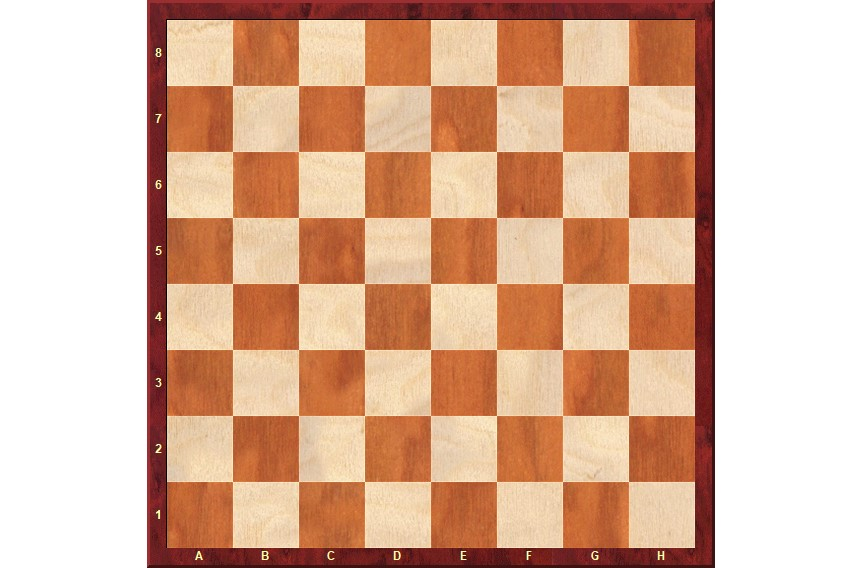
#> input picture pictures/chess.jpg, 862 x 568 px, given in place of the camera
$ python sunfish.py
#> lines starting #> are read from the running program, lines starting #| are printed output that depends on the picture; after the words box and inside, x2 and y2 are one past the last pixel; in counts of white or black regions, pixels touching at a corner belong together
### game.py
import cv2 as cv
import numpy as np
from board import board
from board_state import boardState
import computer_vision


# 1. Take initial frame upon startup (probably a button for startup)
# 2. Get the coordinates for all the squares from the first image
#    This should be called once here, not in the constructor of board_state.
# 3. Get and store the initial state
# 4. Wait for input (user hits clock or some button)
# 5. Get and store the current state
# 6. Pass the previous and current state to generate_move
# 7. Feed the generated move into the engine
# 8. Use retreive_move to get the move from the engine
# 9. Feed the engine move into a move_arm program that should take in the move
# 10. Make the current state the previous state
# 11. Arm hits clock (this might not be physical)
# 12. Repeat steps 4-11 until robot inevitably wins
# 13. ???
# 14. Profit


# To interpret the player move we need to consider the following cases:
# 1. Single move/ capture
# 2. Promotion: I think this is the same notation as a single move, the engine knows how to handle it
# 3. Castling: did two white pieces move simultaneously? What direction did they move?
# First just handle single moves, captures and promotions
# It's not even explicitly necessary to track the black pieces.
# If we assume the piece is in the center, and we know the locations of the squares,
#  we can just go to the center of the square to move the black pieces


# This module contains the methods that are called by the engine to fetch the move made by the player
#  and to send the engine move to the arm


# Method generates a string representing the player's move (ex. 'e2e4') to feed into the engine
# Takes in and compares two consequtive board states
# [25 lines left out: function generateMove, not called in this run]

def send_move():
    # A string to hold the player's move
    playerMove = ''

    # A list to store two frames taken before and after each player move
    captures = []

    # Begins capturing video from the camera
    cameraIn = cv.VideoCapture(0, cv.CAP_DSHOW)

    # Takes one frame from the video input to initialize the board object
    ret, boardImg = cameraIn.read()

    # Initializes a board object for the game
    myBoard = board(boardImage = boardImg)

    # Loop runs until two captures are taken from the video feed
    while(True):

        ret, frame = cameraIn.read()

        # Display the video feed
        cv.imshow('frame', frame)

        # Displays the captures taken
        for i, capture in enumerate(captures):
            cv.imshow(f'capture {i}', capture)

        # If the user inputs 'c', take a capture from the video feed
        if cv.waitKey(10) & 0xFF == ord('c'):
            print("captured")
            ret, capture = cameraIn.read()
            captures.append(capture)

        # If the user inputs 'q', exit the program
        if cv.waitKey(20) & 0xFF == ord('q'):
            # After the loop release the cap object
            cameraIn.release()
            # Destroy all the windows
            cv.destroyAllWindows()

        # Once two captures are taken, calculate the move
        if len(captures) > 1:
            # Initializes board states from the two captures
            prevState = boardState(myBoard, captures[0])
            currentState = boardState(myBoard, captures[1])

            # Generates the move using the two boardStates and assigns it to move
            playerMove = generateMove(prevState, currentState)
            print(f'Move: {playerMove}')
            break

    # Returns a string reperesting the players move (ex. 'e2e4)
    return playerMove

# Eventually, the purpose of this method will be to call whatever program is responsible for moving the arm
def recieve_move(botMove):
    print(f'engine move: {botMove}')

### computer_vision.py
import cv2 as cv
import numpy as np

#incredibly lazy global variable for testing
keyPointsList = []

# A helper file made specifically to handle computer vision relation functions
def getBlobPoints(boardImg, color):
        boardHSV = cv.cvtColor(boardImg, cv.COLOR_BGR2HSV)

        # HSV color bounds for green blobs
        green_lower = np.array([40, 40,40])
        green_upper = np.array([70,255,255])

        # HSV color bounds for cyan blobs
        cyan_lower = np.array([80,40,40])
        cyan_upper = np.array([100,255,255])

        # HSV color bounds for indigo blobs
        indigo_lower = np.array([100,40,40])
        indigo_upper = np.array([135,255,255])

        # HSV color bounds for pink blobs
        pink_lower = np.array([140,40,40])
        pink_upper = np.array([169,255,255])

        # HSV color bounds for yellow blobs
        yellow_lower = np.array([25,40,40])
        yellow_upper = np.array([35,255,255])

        # HSV color bounds for orange blobs
        orange_lower = np.array([11,200,150])
        orange_upper = np.array([24,255,255])

        # HSV color bounds for red blobs
        red_lower = np.array([170,200,40])
        red_upper = np.array([180,255,255])

        # HSV color bounds for white blobs
        white_lower = np.array([0,0,160])
        white_upper = np.array([255,25,255])

        # A 2D list to hold the pairs of color bounds for each of the 7 colors
        colorBounds = [
            [red_lower,red_upper],
            [orange_lower,orange_upper],
            [yellow_lower,yellow_upper],
            [green_lower,green_upper],
            [cyan_lower, cyan_upper],
            [indigo_lower, indigo_upper],
            [pink_lower,pink_upper],
            [white_lower,white_upper]
            ]

        #A list to hold masks for each of the 7 colors in ROYGBIV format
        colorMasks = []
        # Creates a mask for each color and appends the mask to colorMasks
        for bounds in colorBounds:
            colorMasks.append(cv.inRange(boardHSV, bounds[0], bounds[1]))

        # A list to hold the image with each color mask applied
        maskedImages = []

        # Creates a masked image of the board that only contains the blobs of each color
        #   and appends the image to maskedImages
        for colorMask in colorMasks:
            maskedImages.append(cv.bitwise_and(boardImg, boardImg, mask = colorMask))

        # A list to hold the thresholded image of the blobs of each color
        blobImages = []

        # Converts the masked images to greyscale, performs a binary threshold,
        #  and appends the thresholded 'blob' image to blobImages
        for maskedImage in maskedImages:
            # converts masked image to greyscale
            grey = cv.cvtColor(maskedImage, cv.COLOR_BGR2GRAY)
            # does an inversed binary threshold of the greyscale masked image
            # threshold is inverted because blob detector works best on black blobs on white
            threshold, blobImage = cv.threshold(grey, 55, 255, cv.THRESH_BINARY_INV)
            #blobImage = cv.adaptiveThreshold(grey, 255, cv.ADAPTIVE_THRESH_MEAN_C,
            #     cv.THRESH_BINARY, 11, 3)
            blobImages.append(blobImage)


        ##############################################################
        # Setup SimpleBlobDetector parameters.
        params = cv.SimpleBlobDetector_Params()

        # Change thresholds
        params.minThreshold = 50
        params.maxThreshold = 200

        # Filter by Area.
        params.filterByArea = True
        params.minArea = 100

        # Filter by Circularity
        params.filterByCircularity = False
        params.minCircularity = 0.1

        # Filter by Convexity
        params.filterByConvexity = False
        params.minConvexity = 0.87

        # Filter by Inertia
        params.filterByInertia = False
        params.minInertiaRatio = 0.01

        # Create a detector with the parameters
        detector = cv.SimpleBlobDetector_create(params)
        ##############################################################

        # A list to hold the key points for each color given by detector.detect()
        # keyPointsList = []
        for blobImage in blobImages:
            keyPointsList.append(detector.detect(blobImage))

        # Draw detected blobs as red circles.
        # cv2.DRAW_MATCHES_FLAGS_DRAW_RICH_KEYPOINTS ensures
        # the size of the circle corresponds to the size of blob

        # A list to store images of the board with the blobs of each color highlighted
        #  with a red circle depending on the blob size, one image per color
        boardsWithKeypoints = []

        for keyPoints in keyPointsList:
            boardsWithKeypoints.append(cv.drawKeypoints(boardImg, keyPoints, np.array([]), (0,0,0), cv.DRAW_MATCHES_FLAGS_DRAW_RICH_KEYPOINTS))
            points = []

        for keyPoint in keyPointsList[color]:
            x = keyPoint.pt[0]
            y = keyPoint.pt[1]
            point = [x,y]
            points.append(point)

        return points

# [8 lines left out: function drawBlobPoints, not called in this run]

### board.py
import cv2 as cv
import numpy as np

# The module containing the computer vision methods to find the locations of blobs of color in the board image
import computer_vision

class board:
    def __init__(self, boardImage):
        # The image of the chessboard used to locate the corners of the board
        self.boardImg = boardImage

        # This is where we should put code for perspective correction
        #

        # The bounds of the lines on the board
        self.squarePositions = self.getSquarePositions()

    # Returns a list containing two lists
    # The first list contains the x values of the vertical lines on the chessboard
    # The second list containst the y values of the horizontal lines on the chessboard
    # These will be used by getSquare() to determine on which square a given point lies
    def getSquarePositions(self):
        #corners = self.getBlobPoints(6)
        # We are identifying corners with blobs of the color magenta (6 in the colorBounds array in computer_vision.py)
        cornerColor = 6

        # Fetch the points at which magenta blobs occur
        corners = computer_vision.getBlobPoints(self.boardImg, cornerColor)


        # For two arbitrary points in corners, if abs(x1-x2) > threshold for difference
        #   then larger of the two is the right bound, smaller is the left bound
        # Repeat for y vals

        # The threshold for calculating if two x values or two y values are significantly different
        # Used to determine if two corners lie on a horizontal line or a vertical line
        threshold = 50

        # Raises an exception if the program did not detect 4 corners
        if len(corners) != 4:
            raise Exception(f'getSquarePositions expected 4 corners but detected {len(corners)}')

        # Iterates through the list of corners to find the bounds of the chess board
        for i in range(len(corners) - 1):
            # Finds the x values of two consecutive corners
            x1 = corners[i][0]
            x2 = corners[i + 1][0]
            #print(f'x1: {x1}\tx2: {x2}')

            # Finds the y values of two consecutive corners
            y1 = corners[i][1]
            y2 = corners[i + 1][1]
            #print(f'y1: {y1}\ty2: {y2}')

            # If any two x values are significantly different, we can use these as the horizontal bounds of the board
            if abs(x1 - x2) > threshold:
                # Orders horizontal bounds into left and right based on their value
                if x1 > x2:
                    rightBound = x1
                    leftBound = x2
                else:
                    rightBound = x2
                    leftBound = x1

            # If any two y values are significantly different, we can use these as the vertical bounds of the board
            if abs(y1 - y2) > threshold:
                # Orders vertical bounds into upper and lower based on their value
                if y1 > y2:
                    lowerBound = y1
                    upperBound = y2
                else:
                    lowerBound = y2
                    upperBound = y1

        # Lists to hold the x coordinates of the vertical lines on the board
        # and the y coordinates of the horizontal lines on the board respectively
        vertXVals = []
        horiYVals = []

        # The side length of one square on the board
        squareLength = (rightBound - leftBound) // 8

        # Calculates horizontal bounds of the lettered labels
        # and the vertical bounds of the numbered labels for determining the position of squares
        for i in range(9):
            vertXVals.append(leftBound + (squareLength * i))
            horiYVals.append(upperBound + (squareLength * i))

        # Returns horizontal and vertical bounds of the labels
        return [vertXVals, horiYVals]


    # This method returns the square on which any given point on the image of the chessboard lies (ex. 'e4')
    # [41 lines left out: function getSquare, not called in this run]

### sunfish.py
#!/usr/bin/env pypy
# -*- coding: utf-8 -*-

from __future__ import print_function
import re, sys, time
from itertools import count
from collections import namedtuple
from typing import Tuple
from game import send_move, recieve_move

###############################################################################
# Piece-Square tables. Tune these to change sunfish's behaviour
###############################################################################

piece = { 'P': 100, 'N': 280, 'B': 320, 'R': 479, 'Q': 929, 'K': 60000 }
pst = {
    'P': (   0,   0,   0,   0,   0,   0,   0,   0,
            78,  83,  86,  73, 102,  82,  85,  90,
             7,  29,  21,  44,  40,  31,  44,   7,
           -17,  16,  -2,  15,  14,   0,  15, -13,
           -26,   3,  10,   9,   6,   1,   0, -23,
           -22,   9,   5, -11, -10,  -2,   3, -19,
           -31,   8,  -7, -37, -36, -14,   3, -31,
             0,   0,   0,   0,   0,   0,   0,   0),
    'N': ( -66, -53, -75, -75, -10, -55, -58, -70,
            -3,  -6, 100, -36,   4,  62,  -4, -14,
            10,  67,   1,  74,  73,  27,  62,  -2,
            24,  24,  45,  37,  33,  41,  25,  17,
            -1,   5,  31,  21,  22,  35,   2,   0,
           -18,  10,  13,  22,  18,  15,  11, -14,
           -23, -15,   2,   0,   2,   0, -23, -20,
           -74, -23, -26, -24, -19, -35, -22, -69),
    'B': ( -59, -78, -82, -76, -23,-107, -37, -50,
           -11,  20,  35, -42, -39,  31,   2, -22,
            -9,  39, -32,  41,  52, -10,  28, -14,
            25,  17,  20,  34,  26,  25,  15,  10,
            13,  10,  17,  23,  17,  16,   0,   7,
            14,  25,  24,  15,   8,  25,  20,  15,
            19,  20,  11,   6,   7,   6,  20,  16,
            -7,   2, -15, -12, -14, -15, -10, -10),
    'R': (  35,  29,  33,   4,  37,  33,  56,  50,
            55,  29,  56,  67,  55,  62,  34,  60,
            19,  35,  28,  33,  45,  27,  25,  15,
             0,   5,  16,  13,  18,  -4,  -9,  -6,
           -28, -35, -16, -21, -13, -29, -46, -30,
           -42, -28, -42, -25, -25, -35, -26, -46,
           -53, -38, -31, -26, -29, -43, -44, -53,
           -30, -24, -18,   5,  -2, -18, -31, -32),
    'Q': (   6,   1,  -8,-104,  69,  24,  88,  26,
            14,  32,  60, -10,  20,  76,  57,  24,
            -2,  43,  32,  60,  72,  63,  43,   2,
             1, -16,  22,  17,  25,  20, -13,  -6,
           -14, -15,  -2,  -5,  -1, -10, -20, -22,
           -30,  -6, -13, -11, -16, -11, -16, -27,
           -36, -18,   0, -19, -15, -15, -21, -38,
           -39, -30, -31, -13, -31, -36, -34, -42),
    'K': (   4,  54,  47, -99, -99,  60,  83, -62,
           -32,  10,  55,  56,  56,  55,  10,   3,
           -62,  12, -57,  44, -67,  28,  37, -31,
           -55,  50,  11,  -4, -19,  13,   0, -49,
           -55, -43, -52, -28, -51, -47,  -8, -50,
           -47, -42, -43, -79, -64, -32, -29, -32,
            -4,   3, -14, -50, -57, -18,  13,   4,
            17,  30,  -3, -14,   6,  -1,  40,  18),
}
# Pad tables and join piece and pst dictionaries
for k, table in pst.items():
    padrow = lambda row: (0,) + tuple(x+piece[k] for x in row) + (0,)
    pst[k] = sum((padrow(table[i*8:i*8+8]) for i in range(8)), ())
    pst[k] = (0,)*20 + pst[k] + (0,)*20

###############################################################################
# Global constants
###############################################################################

# Our board is represented as a 120 character string. The padding allows for
# fast detection of moves that don't stay within the board.
A1, H1, A8, H8 = 91, 98, 21, 28
initial = (
    '         \n'  #   0 -  9
    '         \n'  #  10 - 19
    ' rnbqkbnr\n'  #  20 - 29
    ' pppppppp\n'  #  30 - 39
    ' ........\n'  #  40 - 49
    ' ........\n'  #  50 - 59
    ' ........\n'  #  60 - 69
    ' ........\n'  #  70 - 79
    ' PPPPPPPP\n'  #  80 - 89
    ' RNBQKBNR\n'  #  90 - 99
    '         \n'  # 100 -109
    '         \n'  # 110 -119
)

# Lists of possible moves for each piece type.
N, E, S, W = -10, 1, 10, -1
directions = {
    'P': (N, N+N, N+W, N+E),
    'N': (N+N+E, E+N+E, E+S+E, S+S+E, S+S+W, W+S+W, W+N+W, N+N+W),
    'B': (N+E, S+E, S+W, N+W),
    'R': (N, E, S, W),
    'Q': (N, E, S, W, N+E, S+E, S+W, N+W),
    'K': (N, E, S, W, N+E, S+E, S+W, N+W)
}

# Mate value must be greater than 8*queen + 2*(rook+knight+bishop)
# King value is set to twice this value such that if the opponent is
# 8 queens up, but we got the king, we still exceed MATE_VALUE.
# When a MATE is detected, we'll set the score to MATE_UPPER - plies to get there
# E.g. Mate in 3 will be MATE_UPPER - 6
MATE_LOWER = piece['K'] - 10*piece['Q']
MATE_UPPER = piece['K'] + 10*piece['Q']

# The table size is the maximum number of elements in the transposition table.
TABLE_SIZE = 1e7

# Constants for tuning search
QS_LIMIT = 219
EVAL_ROUGHNESS = 13
DRAW_TEST = True


###############################################################################
# Chess logic
###############################################################################

class Position(namedtuple('Position', 'board score wc bc ep kp')):
    """ A state of a chess game
    board -- a 120 char representation of the board
    score -- the board evaluation
    wc -- the castling rights, [west/queen side, east/king side]
    bc -- the opponent castling rights, [west/king side, east/queen side]
    ep - the en passant square
    kp - the king passant square
    """
    #print(board)
    def gen_moves(self):
        # For each of our pieces, iterate through each possible 'ray' of moves,
        # as defined in the 'directions' map. The rays are broken e.g. by
        # captures or immediately in case of pieces such as knights.

        for i, p in enumerate(self.board):

            if not p.isupper(): continue
            for d in directions[p]:
                for j in count(i+d, d):
                    q = self.board[j]
                    # Stay inside the board, and off friendly pieces
                    if q.isspace() or q.isupper(): break
                    # Pawn move, double move and capture
                    if p == 'P' and d in (N, N+N) and q != '.': break
                    if p == 'P' and d == N+N and (i < A1+N or self.board[i+N] != '.'): break
                    if p == 'P' and d in (N+W, N+E) and q == '.' \
                            and j not in (self.ep, self.kp, self.kp-1, self.kp+1): break
                    # Move it
                    yield (i, j)
                    # Stop crawlers from sliding, and sliding after captures
                    if p in 'PNK' or q.islower(): break
                    # Castling, by sliding the rook next to the king
                    if i == A1 and self.board[j+E] == 'K' and self.wc[0]: yield (j+E, j+W)
                    if i == H1 and self.board[j+W] == 'K' and self.wc[1]: yield (j+W, j+E)
        #print(self.board)

    # [69 lines left out: functions rotate, nullmove, move, value, not called in this run]

###############################################################################
# Search logic
###############################################################################

# lower <= s(pos) <= upper
Entry = namedtuple('Entry', 'lower upper')

class Searcher:
    def __init__(self):
        self.tp_score = {}
        self.tp_move = {}
        self.history = set()
        self.nodes = 0

    # [133 lines left out: functions bound, search, not called in this run]


###############################################################################
# User interface
###############################################################################

# Python 2 compatability
if sys.version_info[0] == 2:
    input = raw_input


def parse(c):
    fil, rank = ord(c[0]) - ord('a'), int(c[1]) - 1
    return A1 + fil - 10*rank


def render(i):
    rank, fil = divmod(i - A1, 10)
    return chr(fil + ord('a')) + str(-rank + 1)


def print_pos(pos):
    print()
    uni_pieces = {'R':'R', 'N':'N', 'B':'B', 'Q':'Q', 'K':'K', 'P':'P',
                  'r':'r', 'n':'n', 'b':'b', 'q':'q', 'k':'k', 'p':'p', '.':'.'}
    for i, row in enumerate(pos.board.split()):
        print(' ', 8-i, ' '.join(uni_pieces.get(p, p) for p in row))
    print('    a b c d e f g h \n\n')


def main():
    hist = [Position(initial, 0, (True,True), (True,True), 0, 0)]
    searcher = Searcher()
    while True:
        print_pos(hist[-1])
        if hist[-1].score <= -MATE_LOWER:
            print("You lost")
            break

        # We query the user until she enters a (pseudo) legal move.
        move = None
        while move not in hist[-1].gen_moves():
            # this is so shittily made and documented, but this recieves the move from gen_move
            match = re.match('([a-h][1-8])'*2, send_move())####################################################################################
#> in send_move, boardImg is the input picture: shape (568, 862, 3); mean B, G, R 155.7, 179.7, 219.8
#> after the loop in getBlobPoints, `for bounds in colorBounds:`: colorMasks = 8 items
#> the loop in getBlobPoints, `for colorMask in colorMasks:` made 8 passes
#> the loop in getBlobPoints, `for maskedImage in maskedImages:` made 8 passes
#> pass 1, in getBlobPoints, `threshold, blobImage = cv.threshold(grey, 55, 255, cv.THRESH_BINARY_INV)`:
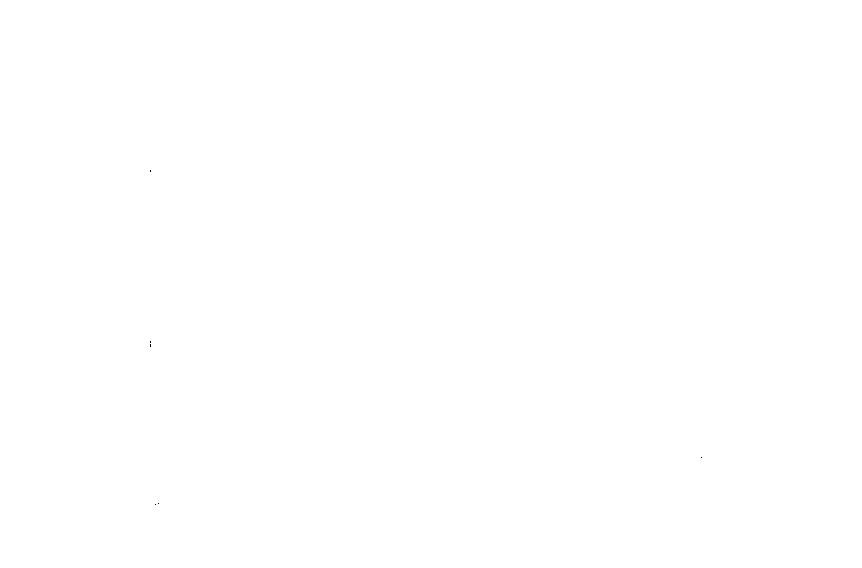
#> blobImage: shape (568, 862); 100% white; black in thin lines or dots, all inside (x1, y1, x2, y2) = (150, 170, 702, 505)
#> after the loop in getBlobPoints, `for maskedImage in maskedImages:`:
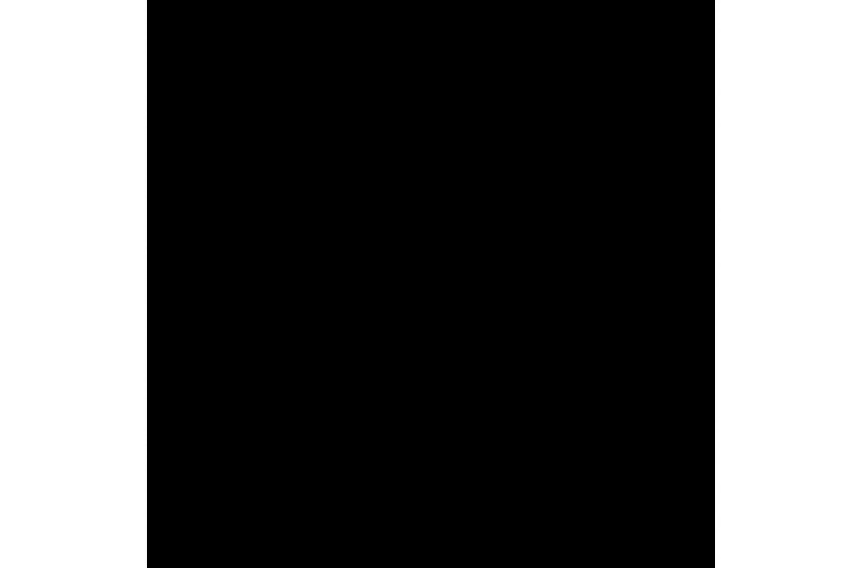
#> grey: shape (568, 862); min 0, max 255, mean 86.9
#> the loop in getBlobPoints, `for blobImage in blobImages:` made 8 passes
#> (the rest of the program and of its run is left out)
